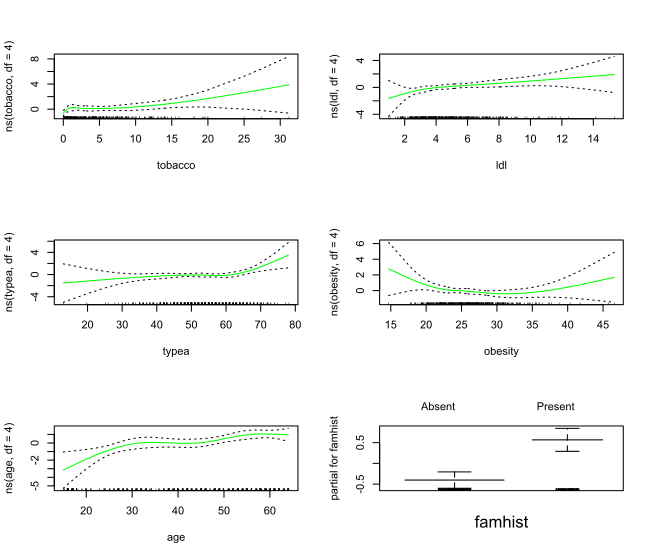

Recreate this plot in R.
# Fitting nonlinear logistic regression models to the South African heart disease data.

# read data
setwd("/Users/fanfan/github/Elements of Statistical Learning code/chapter5/")
library(splines)
Data <- read.csv("South African Heart Disease.data.txt")
Data <- Data[, -1]

# We explore nonlinearities in the functions using natural splines
# Using four natural spline bases for each term in the model
fitFull <- glm(chd ~ ns(sbp, df = 4)+ns(tobacco, df = 4)+ns(ldl, df = 4)+ns(adiposity, df = 4)
	+ns(typea, df = 4)+ns(obesity, df = 4)+ns(alcohol, df = 4)+ns(age, df = 4)+famhist, data = Data, family = "binomial")
# We carried out a backward stepwise deletion process. The AIC stats was used to drop terms
fit <- step(fitFull)

# plot 
opar <- par(mfrow = c(3,2))
plot.gam(fit, se = TRUE, col = "green")
